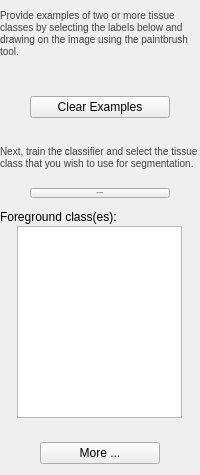
            <widget class="QWidget" name="pgClassify">
             <layout class="QGridLayout" name="gridLayout_5" columnstretch="0">
              <property name="leftMargin">
               <number>0</number>
              </property>
              <property name="topMargin">
               <number>0</number>
              </property>
              <property name="rightMargin">
               <number>0</number>
              </property>
              <property name="verticalSpacing">
               <number>2</number>
              </property>
              <item row="17" column="0">
               <widget class="QWidget" name="widget_8" native="true">
                <layout class="QHBoxLayout" name="horizontalLayout_7">
                 <property name="leftMargin">
                  <number>0</number>
                 </property>
                 <property name="topMargin">
                  <number>0</number>
                 </property>
                 <property name="rightMargin">
                  <number>0</number>
                 </property>
                 <property name="bottomMargin">
                  <number>0</number>
                 </property>
                </layout>
               </widget>
              </item>
              <item row="2" column="0" alignment="Qt::AlignHCenter">
               <widget class="ColorLabelQuickListWidget" name="boxLabelQuickList" native="true">
                <property name="minimumSize">
                 <size>
                  <width>0</width>
                  <height>20</height>
                 </size>
                </property>
               </widget>
              </item>
              <item row="18" column="0" alignment="Qt::AlignHCenter">
               <widget class="QPushButton" name="btnClassifyDetail">
                <property name="minimumSize">
                 <size>
                  <width>120</width>
                  <height>0</height>
                 </size>
                </property>
                <property name="maximumSize">
                 <size>
                  <width>120</width>
                  <height>16777215</height>
                 </size>
                </property>
                <property name="toolTip">
                 <string>&lt;html&gt;&lt;head/&gt;&lt;body&gt;&lt;p&gt;&lt;span style=&quot; font-size:12pt;&quot;&gt;Display additional classification parameters&lt;/span&gt;&lt;/p&gt;&lt;/body&gt;&lt;/html&gt;</string>
                </property>
                <property name="text">
                 <string>More ...</string>
                </property>
               </widget>
              </item>
              <item row="15" column="0">
               <spacer name="verticalSpacer_17">
                <property name="orientation">
                 <enum>Qt::Vertical</enum>
                </property>
                <property name="sizeType">
                 <enum>QSizePolicy::Fixed</enum>
                </property>
                <property name="sizeHint" stdset="0">
                 <size>
                  <width>20</width>
                  <height>10</height>
                 </size>
                </property>
               </spacer>
              </item>
              <item row="13" column="0">
               <widget class="QLabel" name="label_9">
                <property name="text">
                 <string>Foreground class(es):</string>
                </property>
               </widget>
              </item>
              <item row="4" column="0" alignment="Qt::AlignHCenter">
               <widget class="QPushButton" name="btnClassifyClearExamples">
                <property name="sizePolicy">
                 <sizepolicy hsizetype="Preferred" vsizetype="Fixed">
                  <horstretch>0</horstretch>
                  <verstretch>0</verstretch>
                 </sizepolicy>
                </property>
                <property name="minimumSize">
                 <size>
                  <width>140</width>
                  <height>0</height>
                 </size>
                </property>
                <property name="maximumSize">
                 <size>
                  <width>140</width>
                  <height>16777215</height>
                 </size>
                </property>
                <property name="toolTip">
                 <string>Clear all the examples of the tissue classes painted in the image. This is useful if you want to retrain your classifier using new examples. It is also a good idea to clear examples before pressing 'Next'.	</string>
                </property>
                <property name="text">
                 <string>Clear Examples</string>
                </property>
               </widget>
              </item>
              <item row="12" column="0">
               <spacer name="verticalSpacer_6">
                <property name="orientation">
                 <enum>Qt::Vertical</enum>
                </property>
                <property name="sizeType">
                 <enum>QSizePolicy::Fixed</enum>
                </property>
                <property name="sizeHint" stdset="0">
                 <size>
                  <width>20</width>
                  <height>10</height>
                 </size>
                </property>
               </spacer>
              </item>
              <item row="1" column="0">
               <widget class="QLabel" name="label_12">
                <property name="sizePolicy">
                 <sizepolicy hsizetype="Expanding" vsizetype="Preferred">
                  <horstretch>0</horstretch>
                  <verstretch>0</verstretch>
                 </sizepolicy>
                </property>
                <property name="minimumSize">
                 <size>
                  <width>0</width>
                  <height>68</height>
                 </size>
                </property>
                <property name="styleSheet">
                 <string notr="true">font-size:10px;
color: rgb(64, 64, 64)</string>
                </property>
                <property name="text">
                 <string>&lt;html&gt;&lt;head/&gt;&lt;body&gt;&lt;p&gt;Provide examples of two or more tissue classes by selecting the labels below and drawing on the image using the paintbrush tool.&lt;/p&gt;&lt;/body&gt;&lt;/html&gt;</string>
                </property>
                <property name="wordWrap">
                 <bool>true</bool>
                </property>
               </widget>
              </item>
              <item row="6" column="0">
               <widget class="QLabel" name="label_25">
                <property name="sizePolicy">
                 <sizepolicy hsizetype="Expanding" vsizetype="Preferred">
                  <horstretch>0</horstretch>
                  <verstretch>0</verstretch>
                 </sizepolicy>
                </property>
                <property name="minimumSize">
                 <size>
                  <width>0</width>
                  <height>56</height>
                 </size>
                </property>
                <property name="styleSheet">
                 <string notr="true">font-size:10px;
color: rgb(64, 64, 64)</string>
                </property>
                <property name="text">
                 <string>&lt;html&gt;&lt;head/&gt;&lt;body&gt;&lt;p&gt;Next, train the classifier and select the tissue class that you wish to use for segmentation.&lt;/p&gt;&lt;/body&gt;&lt;/html&gt;</string>
                </property>
                <property name="wordWrap">
                 <bool>true</bool>
                </property>
               </widget>
              </item>
              <item row="5" column="0">
               <spacer name="verticalSpacer_14">
                <property name="orientation">
                 <enum>Qt::Vertical</enum>
                </property>
                <property name="sizeType">
                 <enum>QSizePolicy::Fixed</enum>
                </property>
                <property name="sizeHint" stdset="0">
                 <size>
                  <width>20</width>
                  <height>10</height>
                 </size>
                </property>
               </spacer>
              </item>
              <item row="3" column="0">
               <spacer name="verticalSpacer_18">
                <property name="orientation">
                 <enum>Qt::Vertical</enum>
                </property>
                <property name="sizeType">
                 <enum>QSizePolicy::Fixed</enum>
                </property>
                <property name="sizeHint" stdset="0">
                 <size>
                  <width>20</width>
                  <height>4</height>
                 </size>
                </property>
               </spacer>
              </item>
              <item row="16" column="0">
               <spacer name="verticalSpacer_16">
                <property name="orientation">
                 <enum>Qt::Vertical</enum>
                </property>
                <property name="sizeType">
                 <enum>QSizePolicy::Expanding</enum>
                </property>
                <property name="sizeHint" stdset="0">
                 <size>
                  <width>20</width>
                  <height>10</height>
                 </size>
                </property>
               </spacer>
              </item>
              <item row="7" column="0" alignment="Qt::AlignHCenter">
               <widget class="QPushButton" name="btnClassifyTrain">
                <property name="sizePolicy">
                 <sizepolicy hsizetype="Minimum" vsizetype="Fixed">
                  <horstretch>0</horstretch>
                  <verstretch>0</verstretch>
                 </sizepolicy>
                </property>
                <property name="minimumSize">
                 <size>
                  <width>140</width>
                  <height>0</height>
                 </size>
                </property>
                <property name="maximumSize">
                 <size>
                  <width>140</width>
                  <height>16777215</height>
                 </size>
                </property>
                <property name="font">
                 <font>
                  <pointsize>-1</pointsize>
                 </font>
                </property>
                <property name="toolTip">
                 <string>&lt;html&gt;&lt;head/&gt;&lt;body&gt;&lt;p&gt;This button trains the random forest classifier. The classifier assigns a probability value to each voxel of belonging to the 'foreground' class vs. belonging to all other classes. You must train a classifier before proceeding to the next step.&lt;/p&gt;&lt;/body&gt;&lt;/html&gt;</string>
                </property>
                <property name="text">
                 <string>Train Classifier</string>
                </property>
               </widget>
              </item>
              <item row="14" column="0" alignment="Qt::AlignHCenter">
               <widget class="QListView" name="lstClassifyForeground">
                <property name="maximumSize">
                 <size>
                  <width>165</width>
                  <height>16777215</height>
                 </size>
                </property>
                <property name="toolTip">
                 <string>&lt;html&gt;&lt;head/&gt;&lt;body&gt;&lt;p&gt;Designate one or more classes as the &amp;quot;foreground&amp;quot; class(es). These are the classes that you want to apply segmentation to. The speed image is computed as the sum of probabilities of all the foreground classes, minus the sum of probabilities of the background classes.&lt;/p&gt;&lt;/body&gt;&lt;/html&gt;</string>
                </property>
                <property name="styleSheet">
                 <string notr="true">QListView:!active
{
  selection-background-color: rgb(162, 204, 255);
}</string>
                </property>
                <property name="editTriggers">
                 <set>QAbstractItemView::NoEditTriggers</set>
                </property>
                <property name="selectionMode">
                 <enum>QAbstractItemView::ExtendedSelection</enum>
                </property>
                <property name="selectionBehavior">
                 <enum>QAbstractItemView::SelectRows</enum>
                </property>
               </widget>
              </item>
             </layout>
            </widget>
